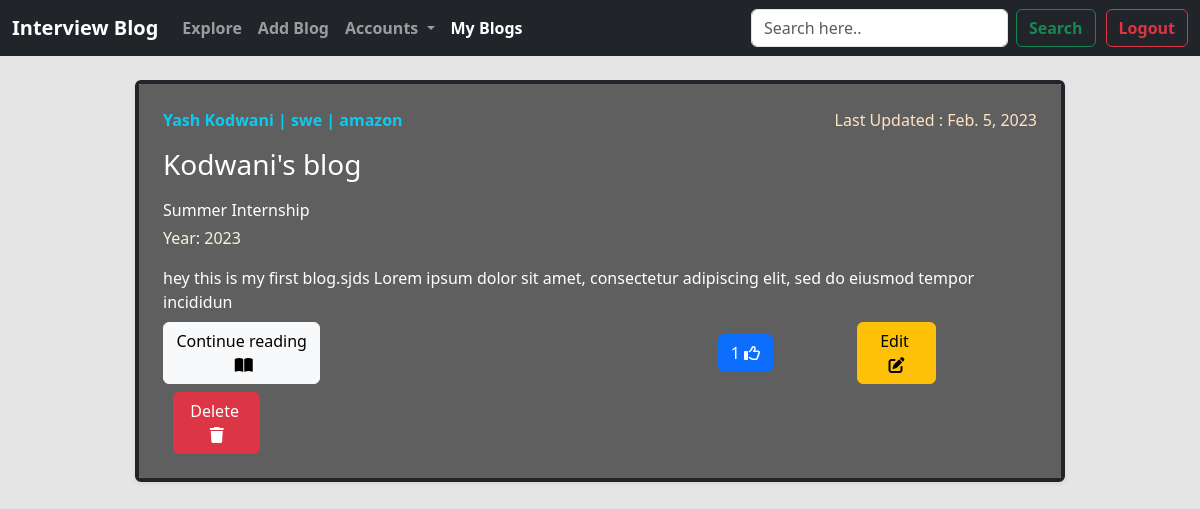
/myblogs/ (signed in), run on the app's committed database.
### BlogApp/models.py (models this page shows, shortened)
class BlogPost(models.Model):
    post_id = models.AutoField(primary_key=True)
    blog_title = models.CharField(max_length=100,default="Read my first post")
    blog_content = RichTextField(blank=True, null=True)
    company_name = models.CharField(max_length=50,default="")
    CHOICES = (('Summer Internship','Summer Intership'),('Winter Internship Only','Winter Intership Only'),('Winter Internship & Job','Winter Internship & Job'),('Job Only','Job Only'))
    job_offer_type = models.CharField(max_length=100, choices=CHOICES, default="Job Only")
    job_profile = models.CharField(max_length=50,default="")
    year = models.IntegerField()
    author = models.ForeignKey(User,on_delete=models.CASCADE,blank=True,null=True)
    bookmarks = models.ManyToManyField(User, default=None, blank=True, related_name='bookmarks')
    likes = models.ManyToManyField(User, default=None, blank=True, related_name='likes')
    post_date = models.DateField(auto_now_add=True)

### BlogApp/views.py (the view)
# urls.py: path('myblogs/',views.myblogs, name="myblogs"),
@login_required(login_url='/login')
def myblogs(request):
    author=request.user
    post = BlogPost.objects.filter(author=author)
    return render(request, 'myblogs.html', { 'post': post})

### BlogApp/templates/myblogs.html (shortened to what this page needs)
<!doctype html>
<html lang="en">
<head>
  <link rel="stylesheet" href="https://kit.fontawesome.com/961682fbc2.css">
  <link href="https://cdn.jsdelivr.net/npm/bootstrap@5.3.0-alpha1/dist/css/bootstrap.min.css" rel="stylesheet"
>
</head>
<body>
  <nav class="navbar navbar-expand-lg navbar-dark bg-dark">
    <div class="container-fluid">
      <a class="navbar-brand" href="#" style=" font-weight:bold;">Interview Blog</a>
      <div class="collapse navbar-collapse" id="navbarSupportedContent">
        <ul class="navbar-nav me-auto mb-2 mb-lg-0">
          <li class="nav-item">
            <a class="nav-link " style=" font-weight:bold;" aria-current="page" href="{% url 'home' %}">Explore</a>
          </li>
          <li class="nav-item">
            <a class="nav-link" style=" font-weight:bold;" href="{% url 'addpost' %}">Add Blog</a>
          </li>
          <li class="nav-item dropdown">
            <a class="nav-link dropdown-toggle" style=" font-weight:bold;" href="#" role="button"
              data-bs-toggle="dropdown" aria-expanded="false">
              Accounts
            </a>
          </li>
          <li class="nav-item">
            <a class="nav-link active " style=" font-weight:bold;" href="{% url 'myblogs' %}">My Blogs</a>
          </li>
        </ul>
        <form class="d-flex" role="search" method="get" action="/search">
          <input class="form-control me-2" type="search" placeholder="Search here.." aria-label="Search" name="search"
            id="search">
          <button class="btn btn-outline-success" style=" font-weight:bold;" type="submit">Search</button>
        </form>
        <button class="btn btn-outline-danger" style=" font-weight:bold; margin-left: 10px;" type="submit">
          <a class="nav-link" style=" font-weight:bold;" href="{% url 'logout' %}">Logout</a>
        </button>
      </div>
    </div>
  </nav>
  <section class="vh-100">
    <div style="height: auto;">
      <div class="container my-4">
        {% for i in post %}
        <div class="col-md-10 offset-md-1">
          <div class="row g-0 border border-dark border-4 rounded overflow-hidden flex-md-row mb-5 shadow-sm h-md-250 position-relative">
            <div class="col p-4 d-flex flex-column position-static " style="background:rgb(95, 95, 95) ;">
              <div class="d-flex justify-content-between">
                <strong class="d-inline-block mb-2 text-info">{{i.author.first_name}} {{i.author.last_name}} | {{i.job_profile}} | {{i.company_name}}</strong><p style="color: bisque;">Last Updated : {{i.post_date}}</p>
              </div>
              <h3 class="mb-3 cw">{{i.blog_title}}</h3>
              <p class="card-text mb-1 cw">{{i.job_offer_type}}</p>
              <div class="mb-3" style="color:beige">Year: {{i.year}}</div>
                        <span class="cw">{{i.blog_content|safe|slice:120}}</span>
              <span>
                <a href="/viewpost/{{i.post_id}}" class=" btn btn-light mt-2" role="button"
                  style="width: 18%;">Continue reading &nbsp;<i class="fa-solid fa-book-open"></i></a>
                <button type="button" class="btn btn-primary mt-2" style="margin-left: 45%;">{{i.likes.count}}
                  <i class="fa-regular fa-thumbs-up"></i></button>
                <a href="/editpost/{{i.post_id}}" class=" btn btn-warning mt-2" style=" width: 9%;margin-left: 80px;"
                  role="button">Edit&nbsp; <i class="fa-solid fa-pen-to-square"></i></a>
                <a href="/deletepost/{{i.post_id}}" class=" btn btn-danger mt-2" role="button"
                  style="width: 10%; margin-left:10px">Delete&nbsp; <i class="fa-solid fa-trash"></i></a>
              </span>
            </div>
          </div>
        </div>
        {% endfor %}
      </div>
    </div>
  </section>
</body>
</html>

### BlogApp/templates/myblogs.html (style rules this page uses)
body { background:rgb(229, 229, 229); }
.cw { color: white; }

### data on the page
BlogPost: author.first_name "Yash", author.last_name "Kodwani", job_profile "swe", company_name "amazon", post_date "Feb. 5, 2023", blog_title "Kodwani's blog", job_offer_type "Summer Internship", year "2023", blog_content "hey this is my first blog.sjds Lorem ipsum dolor sit amet, consectetur adipiscing elit, sed do eiusmod tempor incididun", likes.count "1"
